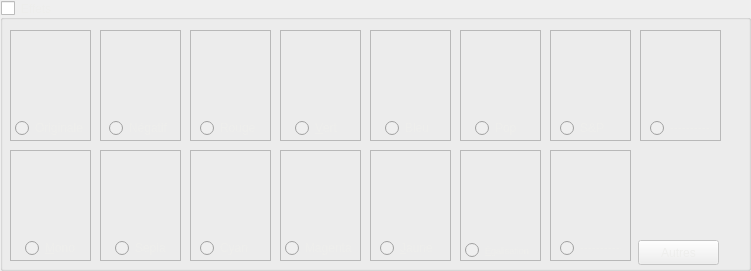
     <widget class="QGroupBox" name="groupBox_filtres">
      <property name="enabled">
       <bool>true</bool>
      </property>
      <property name="geometry">
       <rect>
        <x>240</x>
        <y>550</y>
        <width>751</width>
        <height>271</height>
       </rect>
      </property>
      <property name="styleSheet">
       <string notr="true">color: rgb(238, 238, 236);</string>
      </property>
      <property name="title">
       <string>Effets</string>
      </property>
      <property name="checkable">
       <bool>true</bool>
      </property>
      <property name="checked">
       <bool>false</bool>
      </property>
      <widget class="QFrame" name="frame_bleu">
       <property name="geometry">
        <rect>
         <x>370</x>
         <y>30</y>
         <width>81</width>
         <height>111</height>
        </rect>
       </property>
       <property name="frameShape">
        <enum>QFrame::StyledPanel</enum>
       </property>
       <property name="frameShadow">
        <enum>QFrame::Raised</enum>
       </property>
       <widget class="QRadioButton" name="radioButton_bleu">
        <property name="geometry">
         <rect>
          <x>15</x>
          <y>90</y>
          <width>51</width>
          <height>16</height>
         </rect>
        </property>
        <property name="font">
         <font>
          <pointsize>9</pointsize>
         </font>
        </property>
        <property name="text">
         <string>Bleu</string>
        </property>
       </widget>
       <widget class="QLabel" name="label_bleu">
        <property name="geometry">
         <rect>
          <x>0</x>
          <y>0</y>
          <width>81</width>
          <height>81</height>
         </rect>
        </property>
        <property name="text">
         <string/>
        </property>
       </widget>
      </widget>
      <widget class="QFrame" name="frame_vert">
       <property name="geometry">
        <rect>
         <x>280</x>
         <y>30</y>
         <width>81</width>
         <height>111</height>
        </rect>
       </property>
       <property name="frameShape">
        <enum>QFrame::StyledPanel</enum>
       </property>
       <property name="frameShadow">
        <enum>QFrame::Raised</enum>
       </property>
       <widget class="QLabel" name="label_vert">
        <property name="geometry">
         <rect>
          <x>0</x>
          <y>0</y>
          <width>81</width>
          <height>81</height>
         </rect>
        </property>
        <property name="text">
         <string/>
        </property>
       </widget>
       <widget class="QRadioButton" name="radioButton_vert">
        <property name="geometry">
         <rect>
          <x>15</x>
          <y>90</y>
          <width>51</width>
          <height>16</height>
         </rect>
        </property>
        <property name="font">
         <font>
          <pointsize>9</pointsize>
         </font>
        </property>
        <property name="text">
         <string>&amp;Vert</string>
        </property>
       </widget>
      </widget>
      <widget class="QFrame" name="frame_rouge">
       <property name="geometry">
        <rect>
         <x>190</x>
         <y>30</y>
         <width>81</width>
         <height>111</height>
        </rect>
       </property>
       <property name="frameShape">
        <enum>QFrame::StyledPanel</enum>
       </property>
       <property name="frameShadow">
        <enum>QFrame::Raised</enum>
       </property>
       <widget class="QLabel" name="label_rouge">
        <property name="geometry">
         <rect>
          <x>0</x>
          <y>0</y>
          <width>81</width>
          <height>81</height>
         </rect>
        </property>
        <property name="text">
         <string/>
        </property>
       </widget>
       <widget class="QRadioButton" name="radioButton_rouge">
        <property name="geometry">
         <rect>
          <x>10</x>
          <y>90</y>
          <width>61</width>
          <height>16</height>
         </rect>
        </property>
        <property name="font">
         <font>
          <pointsize>9</pointsize>
         </font>
        </property>
        <property name="text">
         <string>Rouge</string>
        </property>
       </widget>
      </widget>
      <widget class="QFrame" name="frame_originale">
       <property name="geometry">
        <rect>
         <x>10</x>
         <y>30</y>
         <width>81</width>
         <height>111</height>
        </rect>
       </property>
       <property name="frameShape">
        <enum>QFrame::StyledPanel</enum>
       </property>
       <property name="frameShadow">
        <enum>QFrame::Raised</enum>
       </property>
       <widget class="QLabel" name="label_original">
        <property name="geometry">
         <rect>
          <x>0</x>
          <y>0</y>
          <width>81</width>
          <height>81</height>
         </rect>
        </property>
        <property name="text">
         <string/>
        </property>
       </widget>
       <widget class="QRadioButton" name="radioButton_originale">
        <property name="geometry">
         <rect>
          <x>5</x>
          <y>90</y>
          <width>71</width>
          <height>16</height>
         </rect>
        </property>
        <property name="font">
         <font>
          <pointsize>9</pointsize>
         </font>
        </property>
        <property name="autoFillBackground">
         <bool>false</bool>
        </property>
        <property name="text">
         <string>Originale</string>
        </property>
        <property name="checkable">
         <bool>true</bool>
        </property>
        <property name="checked">
         <bool>false</bool>
        </property>
        <property name="autoRepeat">
         <bool>false</bool>
        </property>
       </widget>
      </widget>
      <widget class="QFrame" name="frame_negatif">
       <property name="geometry">
        <rect>
         <x>100</x>
         <y>30</y>
         <width>81</width>
         <height>111</height>
        </rect>
       </property>
       <property name="frameShape">
        <enum>QFrame::StyledPanel</enum>
       </property>
       <property name="frameShadow">
        <enum>QFrame::Raised</enum>
       </property>
       <widget class="QRadioButton" name="radioButton_inversement">
        <property name="geometry">
         <rect>
          <x>9</x>
          <y>90</y>
          <width>61</width>
          <height>16</height>
         </rect>
        </property>
        <property name="font">
         <font>
          <pointsize>9</pointsize>
         </font>
        </property>
        <property name="text">
         <string notr="true">Négatif</string>
        </property>
       </widget>
       <widget class="QLabel" name="label_negatif">
        <property name="geometry">
         <rect>
          <x>0</x>
          <y>0</y>
          <width>81</width>
          <height>81</height>
         </rect>
        </property>
        <property name="text">
         <string/>
        </property>
       </widget>
      </widget>
      <widget class="QFrame" name="frame_mono">
       <property name="geometry">
        <rect>
         <x>10</x>
         <y>150</y>
         <width>81</width>
         <height>111</height>
        </rect>
       </property>
       <property name="frameShape">
        <enum>QFrame::StyledPanel</enum>
       </property>
       <property name="frameShadow">
        <enum>QFrame::Raised</enum>
       </property>
       <widget class="QLabel" name="label_mono">
        <property name="geometry">
         <rect>
          <x>0</x>
          <y>0</y>
          <width>81</width>
          <height>81</height>
         </rect>
        </property>
        <property name="text">
         <string/>
        </property>
       </widget>
       <widget class="QRadioButton" name="radioButton_niveauGris">
        <property name="geometry">
         <rect>
          <x>15</x>
          <y>90</y>
          <width>51</width>
          <height>16</height>
         </rect>
        </property>
        <property name="font">
         <font>
          <pointsize>9</pointsize>
         </font>
        </property>
        <property name="text">
         <string>&amp;Mono</string>
        </property>
       </widget>
      </widget>
      <widget class="QFrame" name="frame_sepia">
       <property name="geometry">
        <rect>
         <x>100</x>
         <y>150</y>
         <width>81</width>
         <height>111</height>
        </rect>
       </property>
       <property name="frameShape">
        <enum>QFrame::StyledPanel</enum>
       </property>
       <property name="frameShadow">
        <enum>QFrame::Raised</enum>
       </property>
       <widget class="QRadioButton" name="radioButton_sepia">
        <property name="geometry">
         <rect>
          <x>15</x>
          <y>90</y>
          <width>51</width>
          <height>16</height>
         </rect>
        </property>
        <property name="font">
         <font>
          <pointsize>9</pointsize>
         </font>
        </property>
        <property name="text">
         <string>Sepia</string>
        </property>
       </widget>
       <widget class="QLabel" name="label_sepia">
        <property name="geometry">
         <rect>
          <x>0</x>
          <y>0</y>
          <width>81</width>
          <height>81</height>
         </rect>
        </property>
        <property name="text">
         <string/>
        </property>
       </widget>
      </widget>
      <widget class="QFrame" name="frame_jaune">
       <property name="geometry">
        <rect>
         <x>370</x>
         <y>150</y>
         <width>81</width>
         <height>111</height>
        </rect>
       </property>
       <property name="frameShape">
        <enum>QFrame::StyledPanel</enum>
       </property>
       <property name="frameShadow">
        <enum>QFrame::Raised</enum>
       </property>
       <widget class="QLabel" name="label_jaune">
        <property name="geometry">
         <rect>
          <x>0</x>
          <y>0</y>
          <width>81</width>
          <height>81</height>
         </rect>
        </property>
        <property name="text">
         <string/>
        </property>
       </widget>
       <widget class="QRadioButton" name="radioButton_jaune">
        <property name="geometry">
         <rect>
          <x>10</x>
          <y>90</y>
          <width>61</width>
          <height>16</height>
         </rect>
        </property>
        <property name="font">
         <font>
          <pointsize>9</pointsize>
         </font>
        </property>
        <property name="text">
         <string>&amp;Jaune</string>
        </property>
       </widget>
      </widget>
      <widget class="QFrame" name="frame_cyan">
       <property name="geometry">
        <rect>
         <x>190</x>
         <y>150</y>
         <width>81</width>
         <height>111</height>
        </rect>
       </property>
       <property name="frameShape">
        <enum>QFrame::StyledPanel</enum>
       </property>
       <property name="frameShadow">
        <enum>QFrame::Raised</enum>
       </property>
       <widget class="QLabel" name="label_cyan">
        <property name="geometry">
         <rect>
          <x>0</x>
          <y>0</y>
          <width>81</width>
          <height>81</height>
         </rect>
        </property>
        <property name="text">
         <string/>
        </property>
       </widget>
       <widget class="QRadioButton" name="radioButton_cyan">
        <property name="geometry">
         <rect>
          <x>10</x>
          <y>90</y>
          <width>61</width>
          <height>16</height>
         </rect>
        </property>
        <property name="font">
         <font>
          <pointsize>9</pointsize>
         </font>
        </property>
        <property name="text">
         <string>Cyan</string>
        </property>
       </widget>
      </widget>
      <widget class="QFrame" name="frame_magenta">
       <property name="geometry">
        <rect>
         <x>280</x>
         <y>150</y>
         <width>81</width>
         <height>111</height>
        </rect>
       </property>
       <property name="frameShape">
        <enum>QFrame::StyledPanel</enum>
       </property>
       <property name="frameShadow">
        <enum>QFrame::Raised</enum>
       </property>
       <widget class="QLabel" name="label_magenta">
        <property name="geometry">
         <rect>
          <x>0</x>
          <y>0</y>
          <width>81</width>
          <height>81</height>
         </rect>
        </property>
        <property name="text">
         <string/>
        </property>
       </widget>
       <widget class="QRadioButton" name="radioButton_magenta">
        <property name="geometry">
         <rect>
          <x>5</x>
          <y>90</y>
          <width>71</width>
          <height>16</height>
         </rect>
        </property>
        <property name="font">
         <font>
          <pointsize>9</pointsize>
         </font>
        </property>
        <property name="text">
         <string>Magenta</string>
        </property>
       </widget>
      </widget>
      <widget class="QFrame" name="frame_pop">
       <property name="geometry">
        <rect>
         <x>460</x>
         <y>30</y>
         <width>81</width>
         <height>111</height>
        </rect>
       </property>
       <property name="frameShape">
        <enum>QFrame::StyledPanel</enum>
       </property>
       <property name="frameShadow">
        <enum>QFrame::Raised</enum>
       </property>
       <widget class="QRadioButton" name="radioButton_rgb">
        <property name="geometry">
         <rect>
          <x>15</x>
          <y>90</y>
          <width>51</width>
          <height>16</height>
         </rect>
        </property>
        <property name="font">
         <font>
          <pointsize>9</pointsize>
         </font>
        </property>
        <property name="text">
         <string>Pop</string>
        </property>
       </widget>
       <widget class="QLabel" name="label_rgb">
        <property name="geometry">
         <rect>
          <x>0</x>
          <y>0</y>
          <width>81</width>
          <height>81</height>
         </rect>
        </property>
        <property name="text">
         <string/>
        </property>
       </widget>
      </widget>
      <widget class="QFrame" name="frameEgalisation">
       <property name="geometry">
        <rect>
         <x>460</x>
         <y>150</y>
         <width>81</width>
         <height>111</height>
        </rect>
       </property>
       <property name="frameShape">
        <enum>QFrame::StyledPanel</enum>
       </property>
       <property name="frameShadow">
        <enum>QFrame::Raised</enum>
       </property>
       <widget class="QRadioButton" name="radioButtonEgalisation">
        <property name="geometry">
         <rect>
          <x>5</x>
          <y>90</y>
          <width>71</width>
          <height>20</height>
         </rect>
        </property>
        <property name="font">
         <font>
          <pointsize>7</pointsize>
         </font>
        </property>
        <property name="text">
         <string>&amp;Égalisation</string>
        </property>
       </widget>
       <widget class="QLabel" name="labelEgalisation">
        <property name="geometry">
         <rect>
          <x>0</x>
          <y>0</y>
          <width>81</width>
          <height>81</height>
         </rect>
        </property>
        <property name="text">
         <string/>
        </property>
       </widget>
      </widget>
      <widget class="QFrame" name="frameBruitPoivreSel">
       <property name="geometry">
        <rect>
         <x>550</x>
         <y>30</y>
         <width>81</width>
         <height>111</height>
        </rect>
       </property>
       <property name="frameShape">
        <enum>QFrame::StyledPanel</enum>
       </property>
       <property name="frameShadow">
        <enum>QFrame::Raised</enum>
       </property>
       <widget class="QRadioButton" name="radioButtonBruitPoivreSel">
        <property name="geometry">
         <rect>
          <x>10</x>
          <y>90</y>
          <width>61</width>
          <height>16</height>
         </rect>
        </property>
        <property name="text">
         <string>S&amp;&amp;P</string>
        </property>
       </widget>
       <widget class="QLabel" name="labelBruitPoivreSel">
        <property name="geometry">
         <rect>
          <x>0</x>
          <y>0</y>
          <width>81</width>
          <height>81</height>
         </rect>
        </property>
        <property name="text">
         <string/>
        </property>
       </widget>
      </widget>
      <widget class="QFrame" name="frame_filtreNoname_2">
       <property name="geometry">
        <rect>
         <x>550</x>
         <y>150</y>
         <width>81</width>
         <height>111</height>
        </rect>
       </property>
       <property name="frameShape">
        <enum>QFrame::StyledPanel</enum>
       </property>
       <property name="frameShadow">
        <enum>QFrame::Raised</enum>
       </property>
       <widget class="QRadioButton" name="radioButton_filtreNoname_2">
        <property name="geometry">
         <rect>
          <x>10</x>
          <y>90</y>
          <width>61</width>
          <height>16</height>
         </rect>
        </property>
        <property name="text">
         <string>------------</string>
        </property>
       </widget>
       <widget class="QLabel" name="label_filtreNoname_2">
        <property name="geometry">
         <rect>
          <x>0</x>
          <y>0</y>
          <width>81</width>
          <height>81</height>
         </rect>
        </property>
        <property name="text">
         <string/>
        </property>
       </widget>
      </widget>
      <widget class="QFrame" name="frame_filtreNoname_5">
       <property name="geometry">
        <rect>
         <x>640</x>
         <y>30</y>
         <width>81</width>
         <height>111</height>
        </rect>
       </property>
       <property name="frameShape">
        <enum>QFrame::StyledPanel</enum>
       </property>
       <property name="frameShadow">
        <enum>QFrame::Raised</enum>
       </property>
       <widget class="QRadioButton" name="radioButton_filtreNoname_5">
        <property name="geometry">
         <rect>
          <x>10</x>
          <y>90</y>
          <width>61</width>
          <height>16</height>
         </rect>
        </property>
        <property name="text">
         <string>------------</string>
        </property>
       </widget>
       <widget class="QLabel" name="label_filtreNoname_5">
        <property name="geometry">
         <rect>
          <x>0</x>
          <y>0</y>
          <width>81</width>
          <height>81</height>
         </rect>
        </property>
        <property name="text">
         <string/>
        </property>
       </widget>
      </widget>
      <widget class="QPushButton" name="pushButtonAutreFiltre">
       <property name="geometry">
        <rect>
         <x>638</x>
         <y>240</y>
         <width>81</width>
         <height>25</height>
        </rect>
       </property>
       <property name="text">
        <string>Autres</string>
       </property>
      </widget>
     </widget>
